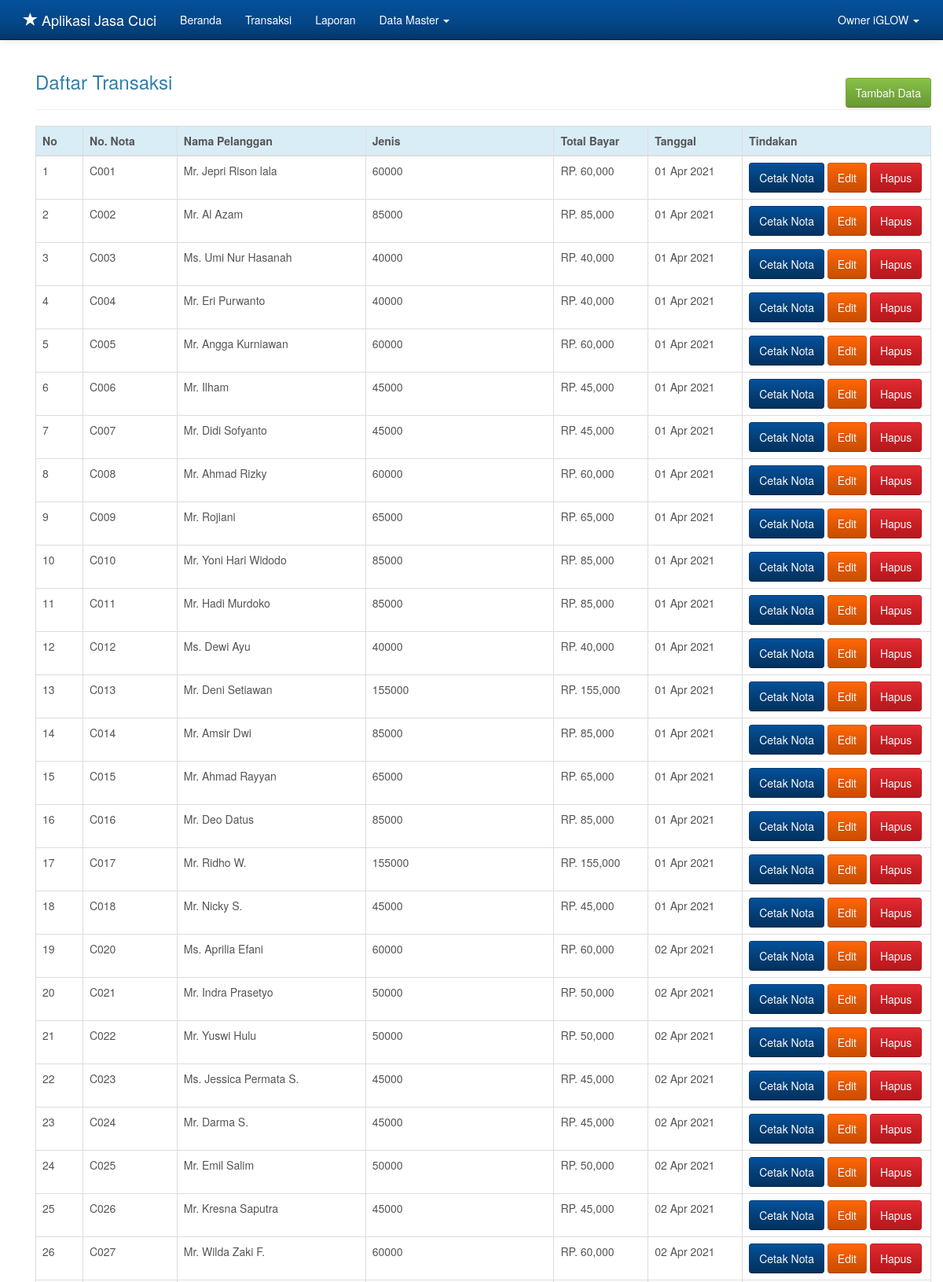
The app's page /admin.php?hlm=transaksi (signed in, upper part) with its own data.
### tables this page shows
CREATE TABLE `transaksi` (
  `id_transaksi` int(10) NOT NULL,
  `no_nota` varchar(10) NOT NULL,
  `jenis` varchar(50) NOT NULL,
  `nama` varchar(50) NOT NULL,
  `bayar` int(10) NOT NULL,
  `kembali` int(10) NOT NULL,
  `total` int(10) NOT NULL,
  `tanggal` date NOT NULL,
  `id_user` tinyint(1) NOT NULL
);

### transaksi.php (the view)
<?php
if( empty( $_SESSION['id_user'] ) ){
	$_SESSION['err'] = '<strong>ERROR!</strong> Anda harus login terlebih dahulu.';
	header('Location: ./');
	die();
} else {
	if( isset( $_REQUEST['aksi'] )){
		$aksi = $_REQUEST['aksi'];
		switch($aksi){
			case 'baru':
				include 'transaksi_baru.php';
				break;
			case 'edit':
				include 'transaksi_edit.php';
				break;
			case 'hapus':
				include 'transaksi_hapus.php';
				break;
			case 'cetak':
				include 'cetak_nota.php';
				break;
		}
	} else {
		echo '
			<div class="container">
				<h3 style="margin-bottom: -20px;">Daftar Transaksi</h3>
					<a href="./admin.php?hlm=transaksi&aksi=baru" class="btn btn-success btn-s pull-right">Tambah Data</a>
				<br/><hr/>
				<table class="table table-bordered">
				 <thead>
				   <tr class="info">
					 <th width="5%">No</th>
					 <th width="10%">No. Nota</th>
					 <th width="20%">Nama Pelanggan</th>
					 <th width="20%">Jenis</th>
					 <th width="10%">Total Bayar</th>
					 <th width="10%">Tanggal</th>
					 <th width="20%">Tindakan</th>
				   </tr>
				 </thead>
				 <tbody>';
		 	$sql = mysqli_query($koneksi, "SELECT * FROM transaksi");
		 	if(mysqli_num_rows($sql) > 0){
		 		$no = 0;
				 while($row = mysqli_fetch_array($sql)){
	 				$no++;
	 			echo '
				   <tr>
					 <td>'.$no.'</td>
					 <td>'.$row['no_nota'].'</td>
					 <td>'.$row['nama'].'</td>
					 <td>'.$row['jenis'].'</td>
					 <td>RP. '.number_format($row['total']).'</td>
					 <td>'.date("d M Y", strtotime($row['tanggal'])).'</td>
					 <td>
					<script type="text/javascript" language="JavaScript">
					  	function konfirmasi(){
						  	tanya = confirm("Anda yakin akan menghapus data ini?");
						  	if (tanya == true) return true;
						  	else return false;
						}
					</script>
					<a href="?hlm=cetak&id_transaksi='.$row['id_transaksi'].'" class="btn btn-info btn-s" target="_blank">Cetak Nota</a>
					 <a href="?hlm=transaksi&aksi=edit&id_transaksi='.$row['id_transaksi'].'" class="btn btn-warning btn-s">Edit</a>
					 <a href="?hlm=transaksi&aksi=hapus&submit=yes&id_transaksi='.$row['id_transaksi'].'" onclick="return konfirmasi()" class="btn btn-danger btn-s">Hapus</a>
					 </td>';
				}
			} else {
				 echo '<td colspan="8"><center><p class="add">Tidak ada data untuk ditampilkan. <u><a href="?hlm=transaksi&aksi=baru">Tambah data baru</a></u> </p></center></td></tr>';
			}
			echo '
			 	</tbody>
			</table>
		</div>';
	}
}
?>

### admin.php (style rules this page uses)
body { min-height: 200px; padding-top: 70px; }

### records on screen
transaksi: no_nota "C001", nama "Mr. Jepri Rison lala", jenis "60000", total "60,000", tanggal "01 Apr 2021"
transaksi: no_nota "C002", nama "Mr. Al Azam", jenis "85000", total "85,000", tanggal "01 Apr 2021"
transaksi: no_nota "C003", nama "Ms. Umi Nur Hasanah", jenis "40000", total "40,000", tanggal "01 Apr 2021"
transaksi: no_nota "C004", nama "Mr. Eri Purwanto", jenis "40000", total "40,000", tanggal "01 Apr 2021"
transaksi: no_nota "C005", nama "Mr. Angga Kurniawan", jenis "60000", total "60,000", tanggal "01 Apr 2021"
transaksi: no_nota "C006", nama "Mr. Ilham", jenis "45000", total "45,000", tanggal "01 Apr 2021"
transaksi: no_nota "C007", nama "Mr. Didi Sofyanto", jenis "45000", total "45,000", tanggal "01 Apr 2021"
transaksi: no_nota "C008", nama "Mr. Ahmad Rizky", jenis "60000", total "60,000", tanggal "01 Apr 2021"
transaksi: no_nota "C009", nama "Mr. Rojiani", jenis "65000", total "65,000", tanggal "01 Apr 2021"
transaksi: no_nota "C010", nama "Mr. Yoni Hari Widodo", jenis "85000", total "85,000", tanggal "01 Apr 2021"
transaksi: no_nota "C011", nama "Mr. Hadi Murdoko", jenis "85000", total "85,000", tanggal "01 Apr 2021"
transaksi: no_nota "C012", nama "Ms. Dewi Ayu", jenis "40000", total "40,000", tanggal "01 Apr 2021"
transaksi: no_nota "C013", nama "Mr. Deni Setiawan", jenis "155000", total "155,000", tanggal "01 Apr 2021"
transaksi: no_nota "C014", nama "Mr. Amsir Dwi", jenis "85000", total "85,000", tanggal "01 Apr 2021"
transaksi: no_nota "C015", nama "Mr. Ahmad Rayyan", jenis "65000", total "65,000", tanggal "01 Apr 2021"
transaksi: no_nota "C016", nama "Mr. Deo Datus", jenis "85000", total "85,000", tanggal "01 Apr 2021"
transaksi: no_nota "C017", nama "Mr. Ridho W.", jenis "155000", total "155,000", tanggal "01 Apr 2021"
transaksi: no_nota "C018", nama "Mr. Nicky S.", jenis "45000", total "45,000", tanggal "01 Apr 2021"
transaksi: no_nota "C020", nama "Ms. Aprilia Efani", jenis "60000", total "60,000", tanggal "02 Apr 2021"
transaksi: no_nota "C021", nama "Mr. Indra Prasetyo", jenis "50000", total "50,000", tanggal "02 Apr 2021"
transaksi: no_nota "C022", nama "Mr. Yuswi Hulu", jenis "50000", total "50,000", tanggal "02 Apr 2021"
transaksi: no_nota "C023", nama "Ms. Jessica Permata S.", jenis "45000", total "45,000", tanggal "02 Apr 2021"
transaksi: no_nota "C024", nama "Mr. Darma S.", jenis "45000", total "45,000", tanggal "02 Apr 2021"
transaksi: no_nota "C025", nama "Mr. Emil Salim", jenis "50000", total "50,000", tanggal "02 Apr 2021"
transaksi: no_nota "C026", nama "Mr. Kresna Saputra", jenis "45000", total "45,000", tanggal "02 Apr 2021"
transaksi: no_nota "C027", nama "Mr. Wilda Zaki F.", jenis "60000", total "60,000", tanggal "02 Apr 2021"

### other values on screen
$_SESSION['nama'] "Owner iGLOW"
